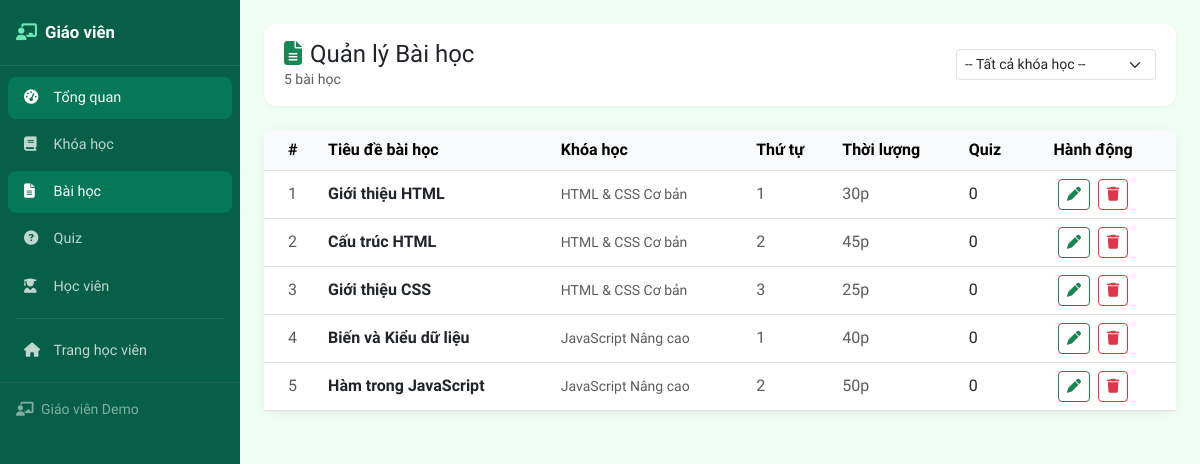
Page /teacher/bai-hoc/index.php (signed in) on the committed database.
### tables this page shows
CREATE TABLE IF NOT EXISTS bai_hoc (
    id INT AUTO_INCREMENT PRIMARY KEY,
    id_khoa_hoc INT NOT NULL,
    tieu_de VARCHAR(200) NOT NULL,
    noi_dung TEXT,
    video_url VARCHAR(255),
    thu_tu INT DEFAULT 0,
    thoi_luong_phut INT DEFAULT 0,
    ngay_tao TIMESTAMP DEFAULT CURRENT_TIMESTAMP,
    FOREIGN KEY (id_khoa_hoc) REFERENCES khoa_hoc(id) ON DELETE CASCADE
);

CREATE TABLE IF NOT EXISTS khoa_hoc (
    id INT AUTO_INCREMENT PRIMARY KEY,
    ten_khoa_hoc VARCHAR(200) NOT NULL,
    mo_ta TEXT,
    hinh_anh VARCHAR(255),
    gia_tien DECIMAL(10,0) DEFAULT 0,
    id_nguoi_tao INT,
    id_danh_muc INT,
    trang_thai ENUM('ban_nhap', 'da_duyet', 'bi_an') DEFAULT 'ban_nhap',
    ngay_tao TIMESTAMP DEFAULT CURRENT_TIMESTAMP,
    FOREIGN KEY (id_nguoi_tao) REFERENCES nguoi_dung(id) ON DELETE SET NULL,
    FOREIGN KEY (id_danh_muc) REFERENCES danh_muc(id) ON DELETE SET NULL
);

### config/database.php (called while the page is built, shortened)
<?php
class Database {
    private static $instance = null;
    private $conn;
    private function __construct() {
        $this->conn = new mysqli(DB_HOST, DB_USER, DB_PASS, DB_NAME, DB_PORT);
        $this->conn->set_charset("utf8");
    }
    public static function getInstance() {
        if (!self::$instance) {
            self::$instance = new self();
        }
        return self::$instance;
    }
    public function getConnection() {
        return $this->conn;
    }
}
?>

### models/bai_hoc.php (called while the page is built, shortened)
<?php
require_once __DIR__ . '/../config/database.php';
class BaiHoc {
    private $db;
    public function __construct() {
        $this->db = Database::getInstance()->getConnection();
    }
    public function layTatCa() {
        $stmt = $this->db->prepare("
            SELECT bh.*, kh.ten_khoa_hoc
            FROM bai_hoc bh
            LEFT JOIN khoa_hoc kh ON bh.id_khoa_hoc = kh.id
            ORDER BY kh.ten_khoa_hoc, bh.thu_tu
        ");
        $stmt->execute();
        return $stmt->get_result()->fetch_all(MYSQLI_ASSOC);
    }
}
?>

### teacher/bai-hoc/index.php (the view, shortened to what this page needs)
<?php
require_once __DIR__ . '/../bootstrap.php';
require_once dirname(__DIR__) . '/models/bai_hoc.php';
$bh = new BaiHoc();
$kh = new KhoaHoc();
$khoa_list = $kh->layKhoaHocCuaGiaoVien($nguoi_dung['id']);
$bh_all = $bh->layTatCa();
include __DIR__ . '/../partials/layout_start.php';
?>
<div class="tv-topbar d-flex flex-wrap justify-content-between align-items-center gap-2">
    <div>
        <h1 class="h4 mb-0"><i class="fas fa-file-lines me-2 text-success"></i>Quản lý Bài học</h1>
        <p class="text-muted small mb-0"><?php echo count($bh_all); ?> bài học</p>
    </div>
    <div class="d-flex gap-2 align-items-center">
        <select class="form-select form-select-sm" onchange="location.href='index.php?khoa_hoc='+this.value"
                style="min-width:200px">
            <option value="0">-- Tất cả khóa học --</option>
        </select>
    </div>
</div>
<?php if (empty($khoa_list)): ?>
    <div class="card tv-stat-card text-center py-5">
        <div class="card-body">
            <i class="fas fa-book-open fa-4x text-muted mb-3"></i>
            <h4 class="text-muted">Bạn chưa có khóa học nào.</h4>
            <a href="<?php echo SITE_URL; ?>/teacher/khoa-hoc/them-moi.php" class="btn btn-success mt-2">
                <i class="fas fa-plus me-1"></i>Tạo khóa học trước
            </a>
        </div>
    </div>
<?php else: ?>
    <div class="card tv-stat-card">
        <div class="card-body p-0">
            <div class="table-responsive">
                <table class="table table-hover align-middle mb-0">
                    <thead class="table-light">
                        <tr>
                            <th class="ps-4">#</th>
                            <th>Tiêu đề bài học</th>
                            <th>Khóa học</th>
                            <th>Thứ tự</th>
                            <th>Thời lượng</th>
                            <th>Quiz</th>
                            <th class="pe-4 text-center">Hành động</th>
                        </tr>
                    </thead>
                    <tbody>
                        <?php foreach ($bh_all as $i => $b): ?>
                            <tr>
                                <td class="ps-4 text-muted"><?php echo $i + 1; ?></td>
                                <td class="fw-semibold"><?php echo htmlspecialchars($b['tieu_de']); ?></td>
                                <td class="text-muted small"><?php echo htmlspecialchars($b['ten_khoa_hoc'] ?? ''); ?></td>
                                <td class="text-muted"><?php echo $b['thu_tu']; ?></td>
                                <td class="text-muted"><?php echo $b['thoi_luong_phut']; ?>p</td>
                                <td><?php echo (int)($b['so_quiz'] ?? 0); ?></td>
                                <td class="pe-4 text-center">
                                    <a href="form.php?id=<?php echo $b['id']; ?>" class="btn btn-sm btn-outline-success me-1">
                                        <i class="fas fa-pen"></i>
                                    </a>
                                    <a href="?action=xoa&id=<?php echo $b['id']; ?>"
                                       class="btn btn-sm btn-outline-danger"
                                       onclick="return confirm('Xóa bài học này?');">
                                        <i class="fas fa-trash"></i>
                                    </a>
                                </td>
                            </tr>
                        <?php endforeach; ?>
                    </tbody>
                </table>
            </div>
        </div>
    </div>
<?php endif; ?>
<?php include __DIR__ . '/../partials/layout_end.php'; ?>

### teacher/partials/layout_start.php (style rules this page uses)
:root { --tv-sidebar: #065f46; --tv-sidebar-hover: #047857; --tv-body: #f0fdf4; --tv-accent: #10B981; --tv-accent2: #059669; }
* { box-sizing: border-box; }
body { font-family: 'Plus Jakarta Sans', sans-serif; background: var(--tv-body); min-height: 100vh; margin: 0; }
.tv-topbar { background: #fff; border-radius: 12px; padding: 1rem 1.25rem; box-shadow: 0 1px 3px rgba(0,0,0,0.06); margin-bottom: 1.5rem; }
.tv-stat-card { border: none; border-radius: 12px; box-shadow: 0 2px 12px rgba(0,0,0,0.06); }

### rows in the picture
bai_hoc: tieu_de "Giới thiệu HTML", id_khoa_hoc.ten_khoa_hoc "HTML & CSS Cơ bản", thu_tu "1", thoi_luong_phut "30", so_quiz "0"
bai_hoc: tieu_de "Cấu trúc HTML", id_khoa_hoc.ten_khoa_hoc "HTML & CSS Cơ bản", thu_tu "2", thoi_luong_phut "45", so_quiz "0"
bai_hoc: tieu_de "Giới thiệu CSS", id_khoa_hoc.ten_khoa_hoc "HTML & CSS Cơ bản", thu_tu "3", thoi_luong_phut "25", so_quiz "0"
bai_hoc: tieu_de "Biến và Kiểu dữ liệu", id_khoa_hoc.ten_khoa_hoc "JavaScript Nâng cao", thu_tu "1", thoi_luong_phut "40", so_quiz "0"
bai_hoc: tieu_de "Hàm trong JavaScript", id_khoa_hoc.ten_khoa_hoc "JavaScript Nâng cao", thu_tu "2", thoi_luong_phut "50", so_quiz "0"

### other values in the picture
$nguoi_dung['ho_ten'] "Giáo viên Demo"
count($bh_all) "5"
